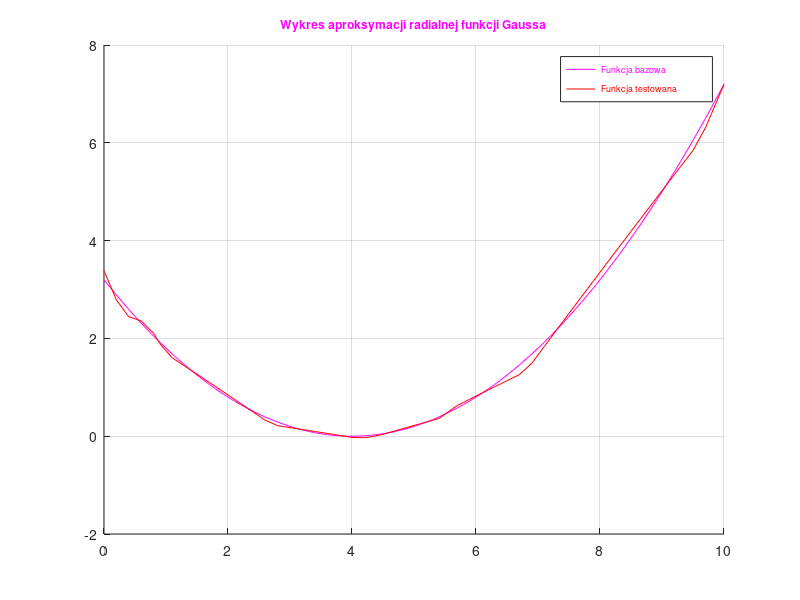

The MATLAB source for this figure:
%Szymon Palmowski 235911
%Programowanie sieciowe
%Laboratorium 4 - Radialna funkcja Gaussa

clear all;
close all;

%% Dane

xp = (0:0.1:10)';
dp = (0.2*(xp-4).^2);
p = length(xp);              %liczba wszystkich punktow p
k = 11;                      %liczba centrum k
p = p-k;                     %pomniejszenie liczby punktow o liczbe centrum
ind = randperm(length(xp));
c = xp(ind(1:k),:);          %losowanie punktow, ktore stana sie centrum
s = sort(ind(k+1:end));
x = xp(s,:);                 %pomniejszenie zbioru punktow o centrum
d = dp(s,:);                 %pomniejszenie zbioru punktow o centrum

%% Zdefiniowanie stalych elementow funkcji

t = max(c)-min(c);
sigma = t^2/k;

%% Radialna funkcja aktywacji Gaussa

phi = @(x, c) exp(-sqrt((x-c)'*(x-c))/2/sigma^2);
Phi = zeros(p,k);

%% Wyznaczanie macierzy fi

for i = 1:p
    for j = 1:k
        Phi(i, j) = phi(x(i),c(j));
    end
end
Phi = [ones(p,1) Phi];

%% Wyznaczanie wektora wag

w = inv(Phi'*Phi)*Phi'*d;

%% Testowanie

d_ = Phi*w;
f = figure(1);
whitebg([0 .5 .6])
hold on; grid on; title('\fontsize{12}{\color{magenta}Wykres aproksymacji radialnej funkcji Gaussa}');
plot(x, d, 'm');
plot(x, d_, 'r');
legend('\fontsize{9}{\color{magenta}Funkcja bazowa}', '\fontsize{9}{\color{red}Funkcja testowana}')
saveas(f,sprintf('Palmowski_235911_pslab4A.png'));